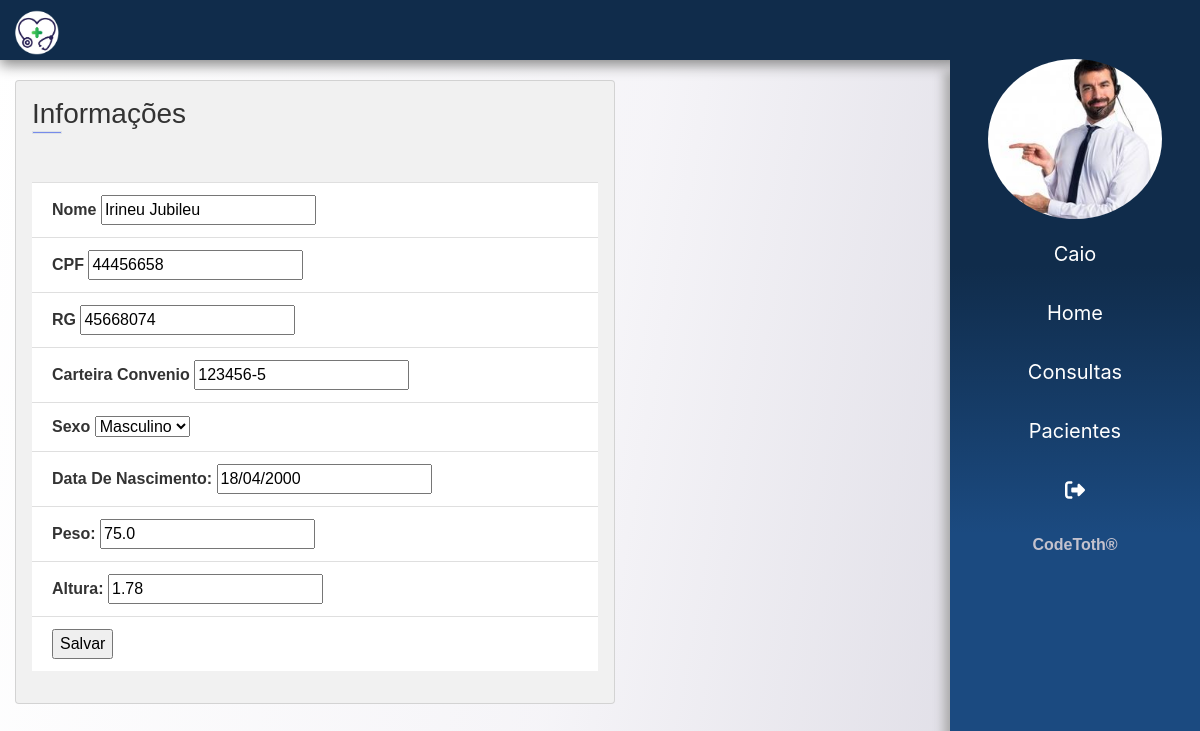
/pacientes/paciente/alterar/1 (signed in), run on an earlier commit of the app's database.
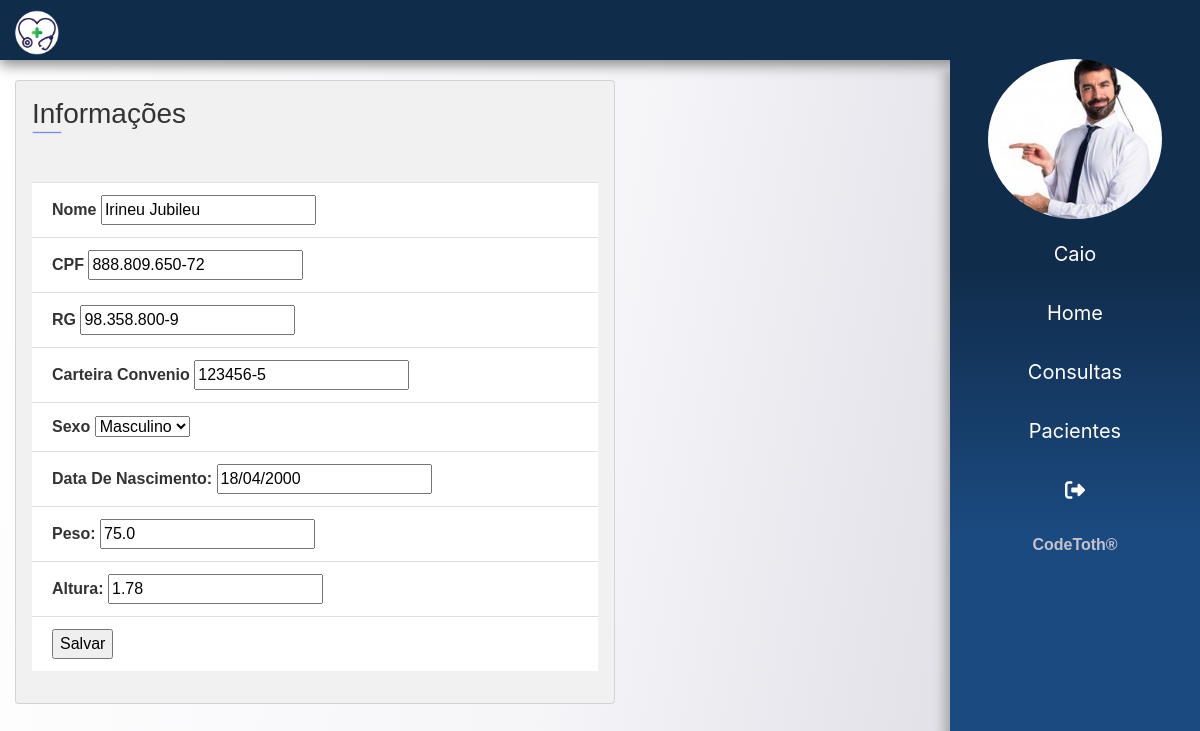
And on a later commit of the database.
### app/paciente/models.py (models this page shows)
class Paciente(models.Model):
    nome = models.CharField(max_length=200)
    sexo = models.CharField(max_length=1)
    data_nascimento = models.DateField()
    cpf = models.CharField(max_length=20, unique=True)
    rg = models.CharField(max_length=20, unique=True)
    carteira_convenio = models.CharField(max_length=30, unique=True)
    peso = models.FloatField()
    altura = models.FloatField()
    imc = models.CharField(max_length=100)

### app/paciente/views.py (the view)
# urls.py: path('paciente/alterar/<int:paciente_id>', alterar, name='paciente'),
@login_required(login_url='login')
def alterar(request, paciente_id):
    paciente = get_object_or_404(Paciente, id=paciente_id)
    dados =  get_dados(request)
    dados['paciente'] = paciente
    return render(request, 'paciente/altera_paciente.html', dados)

### templates/paciente/altera_paciente.html (shortened to what this page needs)
{% extends 'base.html' %}
{% load static %}
{% block content %}
<main>
    <section class="container-fluid ">
        <div class="col-md-10 pb-5">
            <div class="row">
                <div class="card middle">
                    <div class="info-section pr-3 mb-3">
                        <h3> Informações
                            <div class="border mb-5"></div>
                        </h3>
                        <form action="{% url 'atualiza_paciente'%}" enctype="multipart/form-data" method="post" id="pacienteform">
                            <ul class="list-group list-group-flush mb-3  info">
                                <li class="list-group-item">Nome
                                    <input type="text" name="nome" value="{{paciente.nome}}" >
                                </li>
                                <li class="list-group-item">CPF
                                    <input type="text" name="cpf" value="{{paciente.cpf}}" >
                                </li>
                                <li class="list-group-item">RG
                                    <input type="text" name="rg" value="{{paciente.rg}}" >
                                </li>
                                <li class="list-group-item">Carteira Convenio
                                    <input type="text" name="carteira_convenio" value="{{paciente.carteira_convenio}}" >
                                </li>
                                <li class="list-group-item">Sexo
                                    <select id="sexo" name="sexo" form="pacienteform">
                                        <option value="M" {% if paciente.sexo == "M" %}selected="selected"{% endif %}>Masculino</option>
                                    </select>
                                </li>
                                <li class="list-group-item">Data de Nascimento:
                                    <input type="text" name="data_nascimento" value="{{paciente.data_nascimento|date:"d/m/Y"}}" >
                                </li>
                                <li class="list-group-item">Peso:
                                    <input type="text" name="peso" value="{{paciente.peso}}">
                                </li>
                                <li class="list-group-item">Altura:
                                    <input type="text" name="altura" value="{{paciente.altura}}" >
                                </li>
                                <li class="list-group-item">
                                    <input type="submit" value="Salvar" >
                                </li>
                            </ul>
                        </form>
                    </div>
                </div>
            </div>
        </div>
    </section>
</main>
{% endblock %}

What changed in the data, as far as the page shows it:
changed Paciente "Irineu Jubileu": cpf "44456658" → "888.809.650-72"; rg "45668074" → "98.358.800-9"
